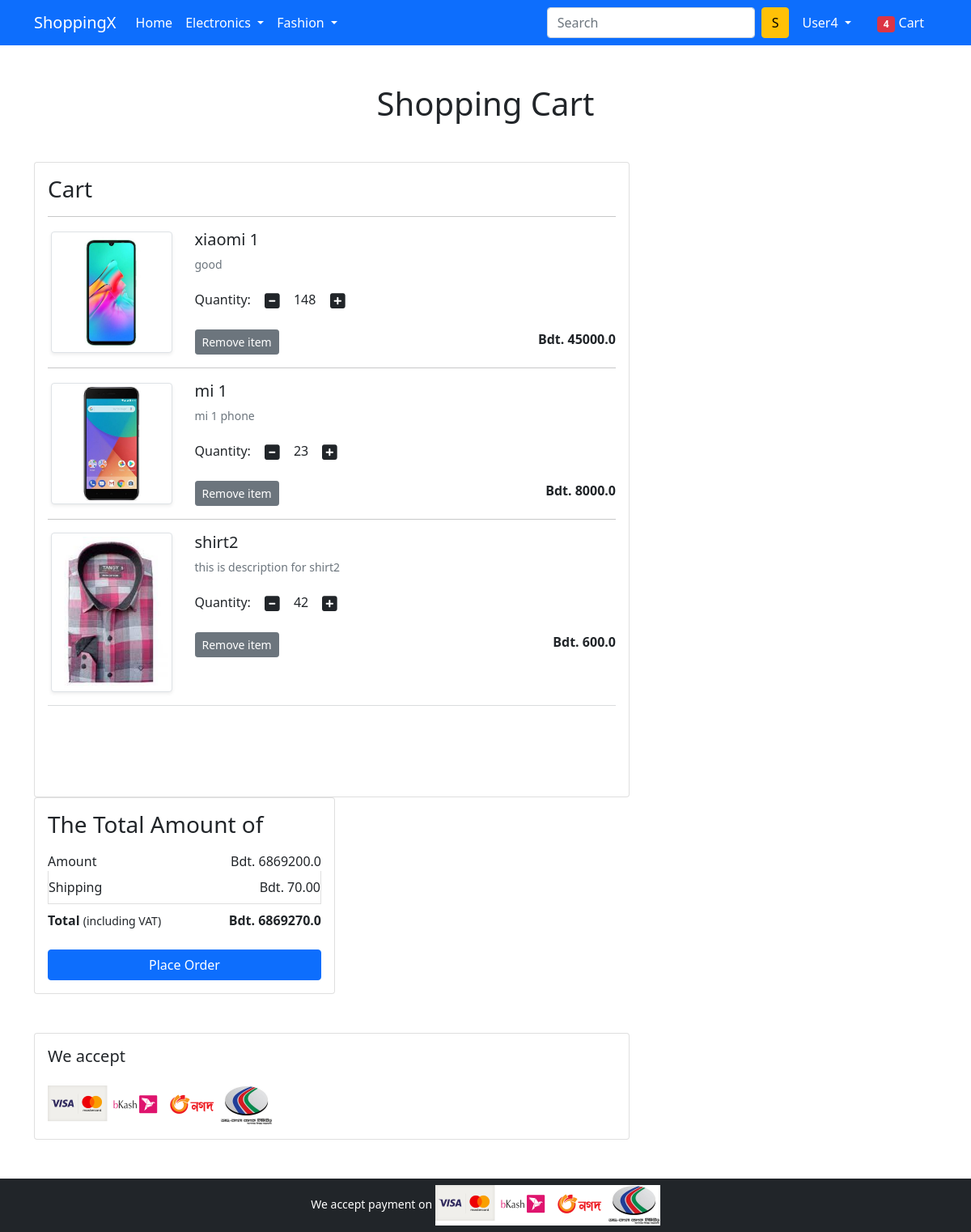
The page /cart/ (signed in) on the database its author committed.
### app/models.py (models this page shows)
class Cart(models.Model):
 user = models. ForeignKey (User, on_delete=models.CASCADE)
 product = models. ForeignKey(Product, on_delete=models.CASCADE)
 quantity = models.PositiveIntegerField(default=1)

class Product(models.Model):
 title = models.CharField(max_length=100)
 selling_price = models.FloatField ()
 discounted_price = models.FloatField ()
 description = models. TextField()
 brand = models.CharField (max_length=100)
 category = models.CharField(choices = CATEGORY_CHOICES,max_length=2)
 product_image = models. ImageField(upload_to='productimg')

### app/views.py (the view)
# urls.py: path('cart/', views.show_cart, name='showcart'),
def show_cart(request):
    if request.user.is_authenticated:
        user = request.user
        cart = Cart.objects.filter(user=user)
        amount = 0.0
        shipping_amount = 70.0
        total_amount = 0.0
        cart_product = [p for p in Cart.objects.all() if p.user == user]
        if cart_product:
            for p in cart_product:
                tempamount = (p.quantity * p.product.discounted_price)
                amount += tempamount
                totalamount = amount + shipping_amount
            return render(request, 'app/addtocart.html', {'carts': cart, 'totalamount': totalamount, 'amount': amount})
        else:
            return render(request, 'app/emptycart.html')

### app/templates/app/addtocart.html (shortened to what this page needs)
{% extends 'app/base.html' %}
{% load static %}
{% block main-content %}
<div class="container my-5">
 <div class="row">
  <h1 class="text-center mb-5">Shopping Cart</h1>
  <div class="col-sm-8">
  <div class="card">
   <div class="card-body">
    <h3>Cart</h3>
    {% for cart in carts %}
    <hr>
    <div class="row">
     <div class="col-sm-3 text-center align-self-center"><img src="{{cart.product.product_image.url}}"alt="" srcset="" class="img-fluid img-thumbnail shadow-sm" height="150" width="150"> </div>
     <div class="col-sm-9">
      <div>
       <h5>{{cart.product.title}}</h5>
       <p class="mb-2 text-muted small">{{cart.product.description}}</p>
       <div class="my-3">
        <label for="quantity">Quantity:</label>
        <a class="minus-cart btn" pid="{{cart.product.id}}"><i class="fas fa-minus-square fa-lg"></i></a>
          <span id="quantity">{{cart.quantity}}</span>
        <a class="plus-cart btn"pid="{{cart.product.id}}"><i class="fas fa-plus-square fa-lg"></i></a>
       </div>
       <div class="d-flex justify-content-between">
        <a href="#" class="btn btn-sm btn-secondary mr-3 remove-cart" pid="{{cart.product.id}}">Remove item </a>
        <p class="mb-0"><span><strong>Bdt. {{cart.product.discounted_price}}</strong></span></p>
       </div>
      </div>
     </div>
    </div>
    {% endfor %}
    <hr class="text-muted">
    </div>
   </div>
   </div>
  </div>
  <div class="col-sm-4">
   <div class="card">
    <div class="card-body">
      <h3>The Total Amount of</h3>
      <ul class="list-group">
       <li class="list-group-item d-flex justify-content-between align-items-center border-0 px-0 pb-0">Amount<span>Bdt. <span id="amount">{{amount}}</span></span></li>
       <li class="list-group-item d-flex justify-content-between align-items-center px-0">Shipping<span>Bdt. 70.00</span></li>
       <li class="list-group-item d-flex justify-content-between align-items-center border-0 px-0 mb-3">
        <div>
           <strong>Total</strong> <small>(including VAT)</small>
         </div>
         <span><strong>Bdt. <strong id="totalamount">{{totalamount}}</strong> </strong></span>
       </li>
      </ul>
      <div class="d-grid"><a href="{% url 'checkout' %}" class="btn btn-primary">Place Order</a></div>
    </div>
   </div>
  </div>
 </div>
<div class="container">
 <div class="row">
  <div class="col-sm-8">
   <div class="card">
    <div class="card-body">
      <h5 class="mb-4">We accept</h5>
      <img src="{% static 'app/images/paymentall.png' %}" alt="" class="img-fluid">
    </div>
  </div>
  </div>
 </div>
</div>
{% endblock main-content %}

### app/templates/app/base.html (shortened to what this page needs)
<!doctype html>
{% load static %}
<html lang="en">
  <head>
    <link href="https://cdn.jsdelivr.net/npm/bootstrap@5.0.0-beta1/dist/css/bootstrap.min.css" rel="stylesheet">
    <link rel="stylesheet" href="{% static 'app/css/owl.carousel.min.css' %}">
    <link rel="stylesheet" href="{% static 'app/css/all.min.css' %}">
    <link rel="stylesheet" href="{% static 'app/css/style.css' %}">
  </head>
  <body>
    <nav class="navbar navbar-expand-lg navbar-dark bg-primary">
     <div class="container">
       <a class="navbar-brand" href="/">ShoppingX</a>
       <div class="collapse navbar-collapse" id="navbarSupportedContent">
         <ul class="navbar-nav me-auto mb-2 mb-lg-0">
           <li class="nav-item">
             <a class="nav-link active" aria-current="page" href="/">Home</a>
           </li>
           <li class="nav-item dropdown">
             <a class="nav-link dropdown-toggle text-white" href="#" id="electronicsDropdown" role="button" data-bs-toggle="dropdown" aria-expanded="false">
               Electronics
             </a>
           </li>
           <li class="nav-item dropdown">
             <a class="nav-link dropdown-toggle text-white" href="#" id="fashionDropdown" role="button" data-bs-toggle="dropdown" aria-expanded="false">
               Fashion
             </a>
           </li>
         </ul>
         <form class="d-flex">
           <input class="form-control me-2" type="search" placeholder="Search" aria-label="Search">
           <button class="btn btn-warning" type="submit">S</button>
         </form>
         <div>
          <ul class="navbar-nav me-auto mb-2 mb-lg-0">
          {% if request.user.is_authenticated %}
           <li class="nav-item dropdown mx-2">
              <a class="nav-link dropdown-toggle text-white" href="#" id="profileDropdown" role="button" data-bs-toggle="dropdown" aria-expanded="false">
                {{request.user.username|capfirst}}
              </a>
            </li>
            <li class="nav-item mx-2">
             <a href="{% url 'showcart' %}" class="nav-link text-white"><span class="badge bg-danger">4</span> Cart </a>
            </li>
          {% endif %}
          </ul>
         </div>
       </div>
     </div>
    </nav>
    {% block main-content %} {% endblock main-content %}
    <footer class="container-fluid bg-dark text-center p-2 mt-5">
        <small class="text-white">We accept payment on  </small>
        <img src="{% static 'app/images/paymentall.png' %}" alt="" srcset="" class="img-fluid" height="2px">
    </footer>
  </body>
</html>

### rows shown on the page
Cart: product.product_image (picture), product "xiaomi 1", product.description "good", quantity "148", product.discounted_price "45000.0"
Cart: product.product_image (picture), product "mi 1", product.description "mi 1 phone", quantity "23", product.discounted_price "8000.0"
Cart: product.product_image (picture), product "shirt2", product.description "this is description for shirt2", quantity "42", product.discounted_price "600.0"

### other values the page prints
{{ request.user.username|capfirst }} "User4"
{{ amount }} "6869200.0"
{{ totalamount }} "6869270.0"
